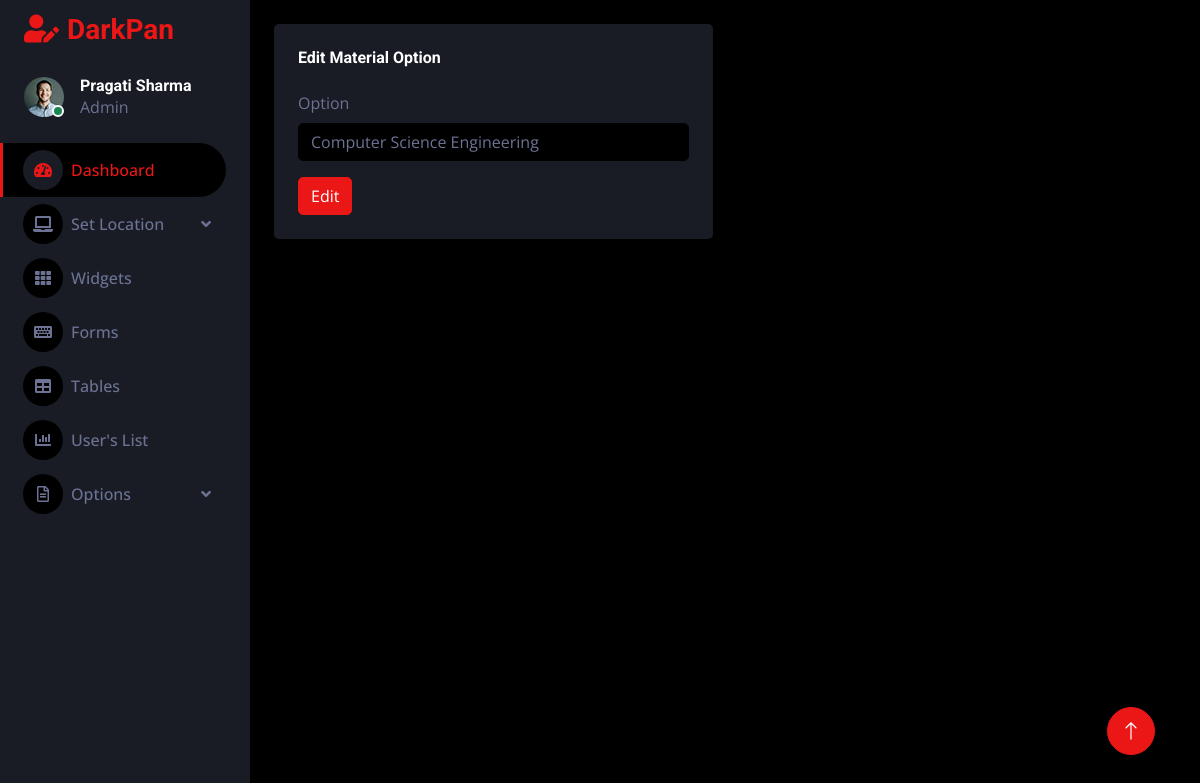
The app's page /admin-app/material-edit/1/ (signed in) with its own data.
### accounts/models.py (models this page shows)
class User(AbstractUser):
    is_admin = models.BooleanField(default=False)
    is_supplier = models.BooleanField(default=False)
    address = models.TextField(max_length=500)
    qualification = models.CharField(max_length=100)
    looking_for = models.CharField(max_length=100)
    country = models.CharField(max_length=100)
    state = models.CharField(max_length=100)
    display_picture = models.ImageField(upload_to='dp', blank=True, null=True)
    bg_picture = models.ImageField(upload_to='background', blank=True, null=True)
    contact_no = models.CharField(max_length=12)
    company_name = models.CharField(max_length=100)
    courses = models.CharField(max_length=100)
    office_email = models.CharField(max_length=200)
    off_phone_no = models.CharField(max_length=12)
    upload_resume = models.FileField(upload_to='documents', blank=True, null=True)
    follower = models.ManyToManyField("Follow")

### Supplier/models.py (models this page shows, shortened)
class CoursesOptions(models.Model):
    opetion = models.CharField(max_length=100)

### MyAdmin/views.py (the view)
# urls.py: path('material-edit/<int:id>/', views.CoursesOptionsEdit, name='edit_m'),
def CoursesOptionsEdit(request, id):
    data = CoursesOptions.objects.all()
    if request.method == "POST":
        opt = request.POST['name']
        edit = CoursesOptions.objects.filter(id=id)
        edit.update(opetion=opt)
        messages.success(request, 'Material Option Updated')
        return redirect("/admin-app/material/")
    else:
        data = CoursesOptions.objects.get(id=id)
        return render(request, "admin/materials_edit.html", {'data':data})

### templates/admin/materials_edit.html (shortened to what this page needs)
{% extends 'admin/dashboard.html' %}
     {% block content %}
            <div class="content">
            <div class="container-fluid pt-4 px-4">
                <div class="row g-4">
                    <div class="col-sm-12 col-xl-6">
                        <div class="bg-secondary rounded h-100 p-4">
                            <h6 class="mb-4">Edit Material Option</h6>
                            <form method="post">
                                <div class="mb-3">
                                    <label for="exampleInputEmail1" class="form-label">Option</label>
                                    <input type="text" class="form-control" id="exampleInputEmail1" name="name" value="{{ data.opetion }}">
                                </div>
                                <button type="submit" class="btn btn-primary">Edit</button>
                            </form>
                        </div>
                    </div>
                </div>
            </div>
        </div>
{% endblock content %}

### templates/admin/dashboard.html (shortened to what this page needs)
{% load static %}
<!DOCTYPE html>
<html lang="en">
<head>
    <link href="https://cdnjs.cloudflare.com/ajax/libs/font-awesome/5.10.0/css/all.min.css" rel="stylesheet">
    <link href="https://cdn.jsdelivr.net/npm/bootstrap-icons@1.4.1/font/bootstrap-icons.css" rel="stylesheet">
    <link href="{% static 'lib/owlcarousel/assets/owl.carousel.min.css' %}" rel="stylesheet">
    <link href="{% static 'lib/tempusdominus/css/tempusdominus-bootstrap-4.min.css' %}" rel="stylesheet" />
    <link href="{% static 'css/bootstrap.min.css' %}" rel="stylesheet">
    <link href="{% static 'css/style.css' %}" rel="stylesheet">
</head>
<body>
    <div class="container-fluid position-relative d-flex p-0">
        <div class="sidebar pe-4 pb-3">
            <nav class="navbar bg-secondary navbar-dark">
                <a href="index.html" class="navbar-brand mx-4 mb-3">
                    <h3 class="text-primary"><i class="fa fa-user-edit me-2"></i>DarkPan</h3>
                </a>
                <div class="d-flex align-items-center ms-4 mb-4">
                    <div class="position-relative">
                        <img class="rounded-circle" src="{% static 'img/user.jpg' %}" alt="" style="width: 40px; height: 40px;">
                        <div class="bg-success rounded-circle border border-2 border-white position-absolute end-0 bottom-0 p-1"></div>
                    </div>
                    <div class="ms-3">
                        <h6 class="mb-0">{{ request.user.first_name}}</h6>
                        <span>Admin</span>
                    </div>
                </div>
                <div class="navbar-nav w-100">
                    <a href="/admin-app/" class="nav-item nav-link active"><i class="fa fa-tachometer-alt me-2"></i>Dashboard</a>
                    <div class="nav-item dropdown">
                        <a href="#" class="nav-link dropdown-toggle" data-bs-toggle="dropdown"><i class="fa fa-laptop me-2"></i>Set Location</a>
                    </div>
                    <a href="widget.html" class="nav-item nav-link"><i class="fa fa-th me-2"></i>Widgets</a>
                    <a href="form.html" class="nav-item nav-link"><i class="fa fa-keyboard me-2"></i>Forms</a>
                    <a href="table.html" class="nav-item nav-link"><i class="fa fa-table me-2"></i>Tables</a>
                    <a href="/admin-app/user/" class="nav-item nav-link"><i class="fa fa-chart-bar me-2"></i>User's List</a>
                    <div class="nav-item dropdown">
                        <a href="#" class="nav-link dropdown-toggle" data-bs-toggle="dropdown"><i class="far fa-file-alt me-2"></i>Options</a>
                    </div>
                </div>
            </nav>
        </div>
    {% block content %}{% endblock content %}
        <a href="#" class="btn btn-lg btn-primary btn-lg-square back-to-top"><i class="bi bi-arrow-up"></i></a>
    </div>
</body>
</html>

### static/css/style.css (style rules this page uses)
:root { --primary: #EB1616; --secondary: #191C24; --light: #6C7293; --dark: #000000; }
.back-to-top { position: fixed; display: none; right: 45px; bottom: 45px; z-index: 99; }
.btn { transition: .5s; }
.btn-lg-square { width: 48px; height: 48px; }
.btn-square, .btn-sm-square, .btn-lg-square { padding: 0; display: inline-flex; align-items: center; justify-content: center; font-weight: normal; border-radius: 50px; }
.sidebar { position: fixed; top: 0; left: 0; bottom: 0; width: 250px; height: 100vh; overflow-y: auto; background: var(--secondary); transition: 0.5s; z-index: 999; }
.content { margin-left: 250px; min-height: 100vh; background: var(--dark); transition: 0.5s; }
@media (min-width: 992px) { .sidebar { margin-left: 0; } }
@media (min-width: 992px) { .content { width: calc(100% - 250px); } }
.sidebar .navbar .navbar-nav .nav-link { padding: 7px 20px; color: var(--light); font-weight: 500; border-left: 3px solid var(--secondary); border-radius: 0 30px 30px 0; outline: none; }
.sidebar .navbar .navbar-nav .nav-link:hover, .sidebar .navbar .navbar-nav .nav-link.active { color: var(--primary); background: var(--dark); border-color: var(--primary); }
.sidebar .navbar .navbar-nav .nav-link i { width: 40px; height: 40px; display: inline-flex; align-items: center; justify-content: center; background: var(--dark); border-radius: 40px; }
.sidebar .navbar .navbar-nav .nav-link:hover i, .sidebar .navbar .navbar-nav .nav-link.active i { background: var(--secondary); }
.sidebar .navbar .dropdown-toggle::after { position: absolute; top: 15px; right: 15px; border: none; content: "\f107"; font-family: "Font Awesome 5 Free"; font-weight: 900; transition: .5s; }

### records on screen
User: user.first_name "Pragati Sharma"
CoursesOptions: name "Computer Science Engineering"
